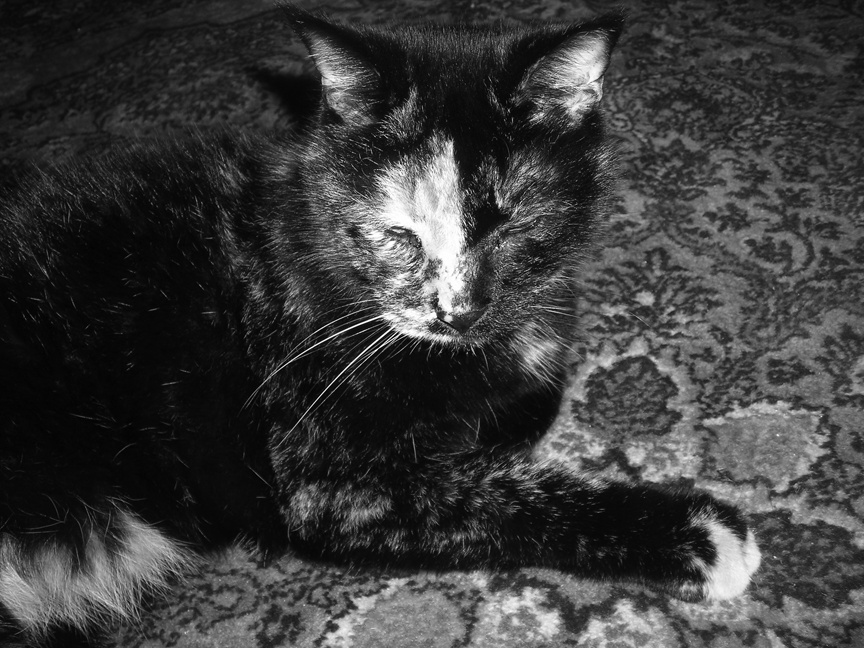
#> input picture data/bwCat.tif, 864 x 648 px, found by its file name
$ python image_average_solution.py
#> lines starting #> are read from the running program, lines starting #| are printed output that depends on the picture
import numpy as np
import scipy.ndimage as sim
import matplotlib.pyplot as plt

def create_small_filter():
    """创建3×3平均滤波器"""
    return np.ones((3, 3)) / 9

def create_large_filter():
    """创建15×15平均滤波器"""
    return np.ones((15, 15)) / (15*15)

def process_image(input_file):
    """处理图像并保存结果"""
#> called with input_file = 'data/bwCat.tif'
    # 读取图像
    img = plt.imread(input_file)
#> img is the input picture: shape (648, 864); min 0, max 255, mean 59.2

    # 创建滤波器
    small_filter = create_small_filter()
    large_filter = create_large_filter()

    # 应用卷积
    small_result = sim.convolve(img, small_filter)
    large_result = sim.convolve(img, large_filter)
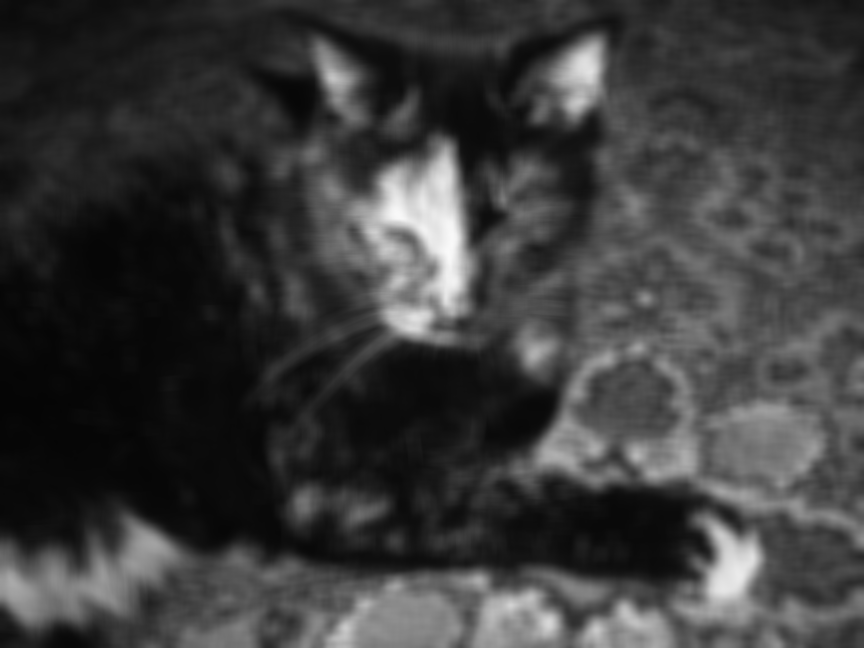
#> large_result: shape (648, 864); min 5, max 250, mean 58.7

    # 显示结果
    plt.figure(figsize=(15, 5))

    plt.subplot(1, 3, 1)
    plt.imshow(img, cmap='gray')
    plt.title('Original Image')

    plt.subplot(1, 3, 2)
    plt.imshow(small_result, cmap='gray')
    plt.title('3×3 Filter Result')

    plt.subplot(1, 3, 3)
    plt.imshow(large_result, cmap='gray')
    plt.title('15×15 Filter Result')

    plt.tight_layout()
    plt.show()
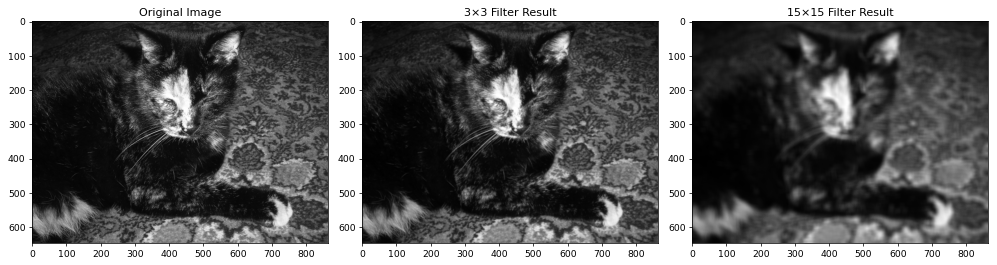
#> figure drawn by matplotlib, 3 panels

if __name__ == "__main__":
    process_image('data/bwCat.tif')
